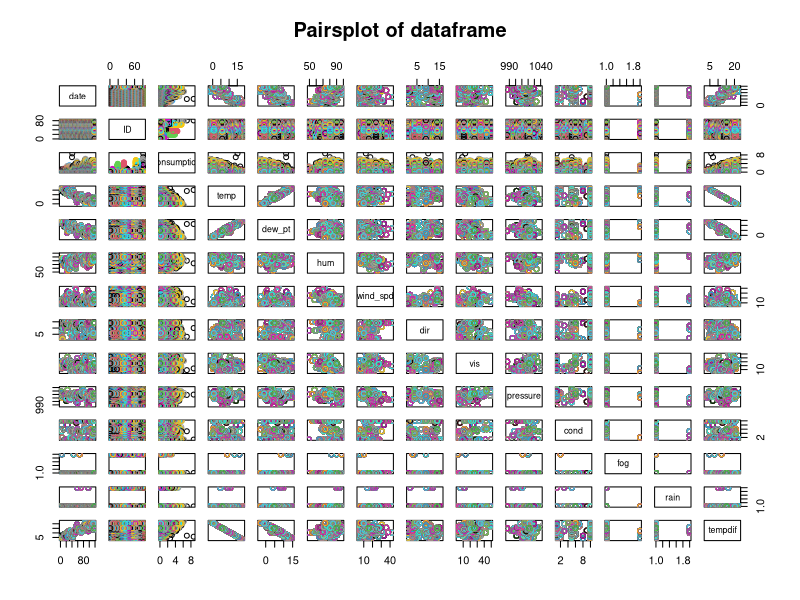
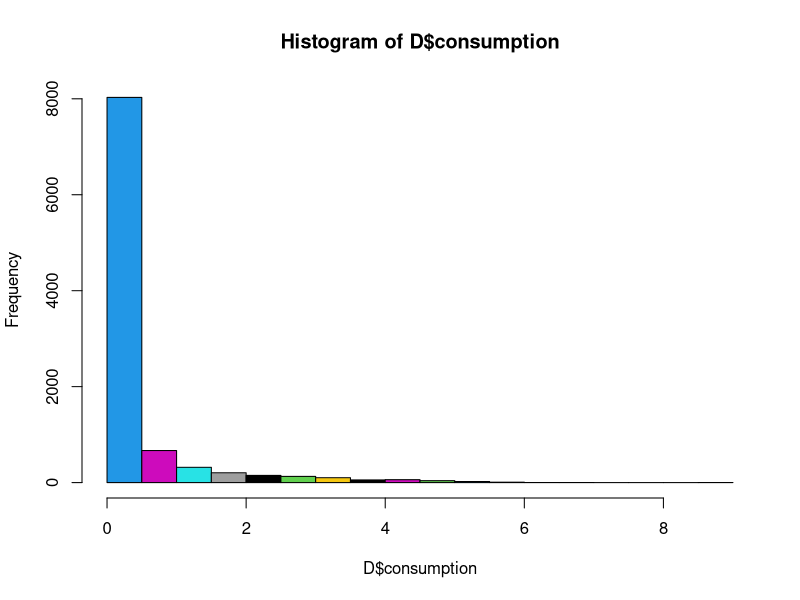
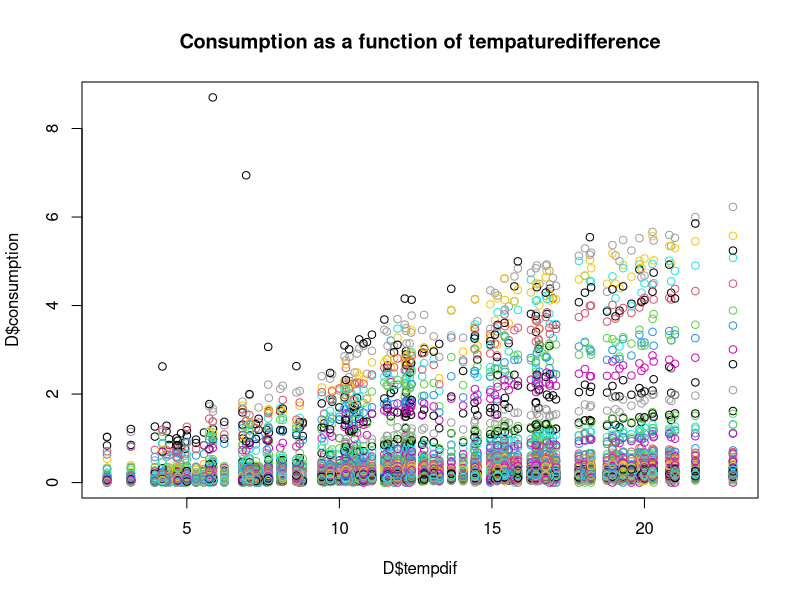

The R source for these figures, in order: (Note: this script raises an error after producing the figures.)
#### Introduction ####
rm(list=ls())
library(tidyverse)
library(ggplot2)
library(car)
library(stringr)
library(xtable)

#### Loading the data ####
D <- read.csv("merged_data.csv", header=TRUE)

#### Changing the datatable #####
str(D)
D <- mutate(D,
                across(c(dir, cond, fog, rain, ID),factor)
)

as.POSIXct(D$date)
str(D)

# Adding to temp difference column to the dataframe 
D$tempdif <- 21 - D$temp


#### Creating initalizing plots ####
# Pairplot of all variables 
plot(D,col=D$ID,main="Pairsplot of dataframe")

# Histogram of consumptions in general 
hist(D$consumption,col=D$ID)

par(mfrow=c(1,1))
# Consumption as a function of temp ( slopes seem to depend on Ua (isolation))
#plot(D$consumption ~ D$temp, col=D$ID, main = "Consumption as a function of tempature")
plot(D$consumption ~ D$tempdif, col=D$ID, main = "Consumption as a function of tempaturedifference")
plot(D$consumption ~ D$date, ylim=c(0,2), col=D$ID)
# Consumption as a function of hum 
#plot(D$consumption ~ D$hum, col=D$ID, main = "Consumption as a function of humidity")


# Box plot af consumption as a function of ID
#plot(D$consumption ~ D$ID, col=D$ID, main="Boxplot of consumption as a function of ID") 
#plot(D$consumption ~ D$ID, col=D$ID, main="Boxplot of consumption as a function of ID",ylim=c(0,1)) 


#diagnostics plot


#### Analysis Model ####

# Simple model



#### Model selection ####
# Removing outliers
D1 <- D[!(row.names(D) %in% c(3357, 3282, 3440, 8946, 4682, 7112, 1460, 8266, 4375, 2533, 2535, 7478, 7178, 87, 1)),]


#Our maximum model
#lm_max <- step(lm(consumption ~ tempdiff*ID*date, data=D1), k=log(nrow(D1)), test="F")
#lm_max <- step(lm(consumption ~ tempdiff*ID*date*dew_pt, data=D1), k=log(nrow(D1)), test="F")
#lm_max <- step(lm(consumption ~ tempdiff*ID*date*dew_pt*hum, data=D1), k=log(nrow(D1)), test="F")

par(mfrow=c(2,2))
lm_max <- lm(consumption ~ tempdif+ID+dew_pt+hum+wind_spd+pressure+date, data=D1)


par(mfrow=c(1,1))
lm3 <- lm(consumption ~ temp+ID, data=D)
Anova(lm3)
AIC(lm3)
plot(D$consumption~D$tempdif, col=D$ID)

lm_max1 <- step(lm(consumption ~ temp+dew_pt+wind_spd+hum+pressure+ID+date, data=D1), scope = ~.^2, k=log(nrow(D1)), test="F")
summary(lm_max)
Anova(lm_max1)
alias(lm_max)
plot(lm_max)
# We can't decide to remove anything from just those plots we will have to use a diagnostics plot

summary(D)


# getting start/end_date int (mutating the date variable)
date <- mutate(D, dag=str_split_fixed(date,"-",3)[ ,3])
date <- mutate(date, start_or_end = ifelse(as.integer(dag)<15, "START","END")) %>% 
  mutate(start_or_end = factor(start_or_end))
f
# Trying one fit
it <- lm(consumption~tempdif+ID+tempdif:start_or_end,date)
Anova(fit)
coplot(consumption ~ tempdif | start_or_end,date,col=date$ID)

# And another
fit <- lm(consumption~tempdif+ID+tempdif:start_or_end +ID:tempdif:start_or_end,date)
Anova(fit)
par(mfrow=c(2,2))
plot(fit)

# Minimum model
mean_cons<- mean(D$consumption)
D <- mutate(date, std_cons=consumption/mean_cons)
D_no_clima <- select(D, ID,start_or_end, tempdif, consumption)
fit <- lm(consumption ~ .^4, D_no_clima)
drop1(fit,test="F")
new_fit <- step(fit, test="F",correlation = TRUE)
Anova(new_fit,correlation=TRUE)


